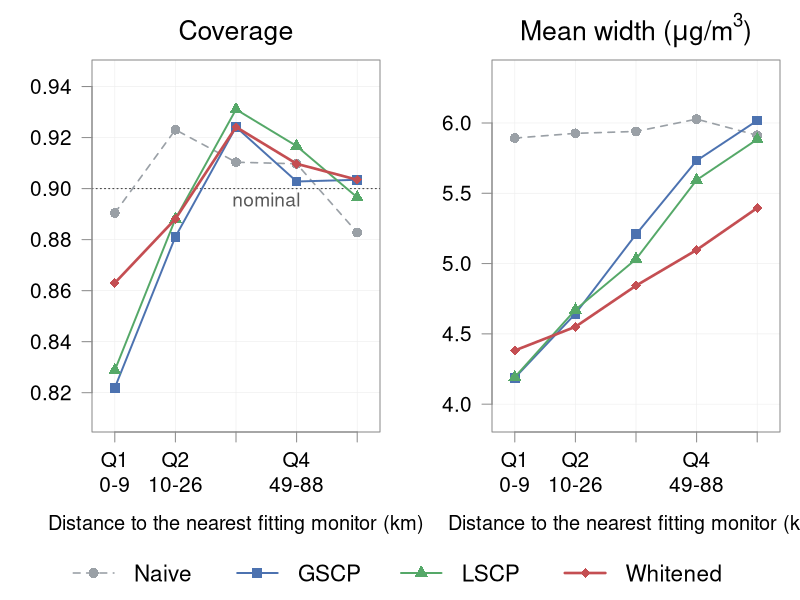

Source code (R):
## Figure 5: coverage and mean width by quintile of the distance from each held-out
## monitor to the nearest fitting monitor, under the twenty random folds.
rf <- read.csv("Real_data_results/random_folds.csv")
KM_PER_UNIT <- 4547
M <- c(naive = "Naive", gscp_rf_oob = "GSCP", lscp_rf_oob = "LSCP", w_fc = "Whitened")
br <- quantile(rf$dist_fit[rf$method == "w_fc"], seq(0, 1, 0.2))
rf$quintile <- cut(rf$dist_fit, br, include.lowest = TRUE, labels = FALSE)
cv <- tapply(rf$covered, rf[c("quintile", "method")], mean)
wd <- tapply(rf$width, rf[c("quintile", "method")], mean)
km <- tapply(rf$dist_fit[rf$method == "w_fc"] * KM_PER_UNIT,
             rf$quintile[rf$method == "w_fc"], range)
lab <- sprintf("Q%d\n%.0f-%.0f", 1:5, sapply(km, `[`, 1), sapply(km, `[`, 2))
ST <- list(naive = list(col = "#9AA0A6", lty = 2, pch = 16, lwd = 1.6),
           gscp_rf_oob = list(col = "#4C72B0", lty = 1, pch = 15, lwd = 1.9),
           lscp_rf_oob = list(col = "#55A868", lty = 1, pch = 17, lwd = 1.9),
           w_fc = list(col = "#C44E52", lty = 1, pch = 18, lwd = 2.6))
panel <- function(v, ylim, title, nominal = FALSE) {
  plot(NA, xlim = c(0.8, 5.2), ylim = ylim, axes = FALSE, xlab = "", ylab = "",
       main = title, font.main = 1, cex.main = 1.6)
  abline(h = pretty(ylim), v = 1:5, col = "grey93", lwd = 0.6); box(col = "grey55")
  if (nominal) { abline(h = 0.90, lty = 3, col = "grey25")
                 text(3.5, 0.8985, "nominal", adj = c(0.5, 1), col = "grey35", cex = 1.15) }
  for (m in names(M)) with(ST[[m]], lines(1:5, v[, m], col = col, lty = lty, lwd = lwd,
                                          type = "o", pch = pch, cex = 1.3))
  axis(1, at = 1:5, labels = lab, padj = 0.6, col = "grey55", cex.axis = 1.25)
  axis(2, las = 1, col = "grey55", cex.axis = 1.25)
  mtext("Distance to the nearest fitting monitor (km)", 1, line = 4.1, cex = 1.2)
}
dir.create("Figures", showWarnings = FALSE)
png("Figures/Figure5.png", width = 2130, height = 980, res = 190)
par(mfrow = c(1, 2), mar = c(5.6, 4.6, 3, 1), oma = c(2.8, 0, 0, 0))
panel(cv, c(0.81, 0.945), "Coverage", nominal = TRUE)
panel(wd, c(3.9, 6.35), expression("Mean width (" * mu * "g/m"^3 * ")"))
par(fig = c(0, 1, 0, 1), oma = c(0, 0, 0, 0), mar = c(0, 0, 0, 0), new = TRUE)
plot(NA, xlim = 0:1, ylim = 0:1, axes = FALSE, xlab = "", ylab = "")
legend("bottom", M, col = sapply(ST, `[[`, "col"), lty = sapply(ST, `[[`, "lty"),
       pch = sapply(ST, `[[`, "pch"), lwd = sapply(ST, `[[`, "lwd"), horiz = TRUE,
       bty = "n", cex = 1.35)
dev.off()

## the numbers quoted in the text
cat("Coverage by quintile:\n"); print(round(cv[, names(M)], 3))
cat("Width relative to naive:\n"); print(round(1 - wd[, names(M)] / wd[, "naive"], 3))
